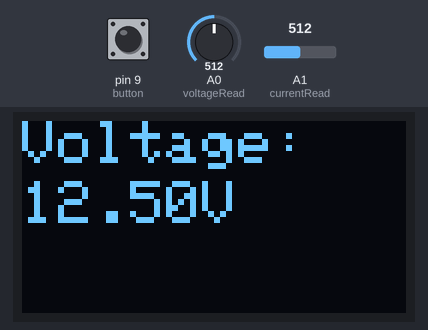
Bench run of a sketch on a simulated Arduino Uno, built with avr-gcc and run on an emulated ATmega328P. On the bench: 128×64 one-colour display. The inputs (shaded band) are chosen by the test bench; at power-on: pin 9 (button) HIGH, A0 (voltageRead) = 512, A1 (currentRead) = 512. What the sketch prints to the serial monitor is not drawn.

Above: at 4.2 s.
4.3 s: pin 9 (button) pulled LOW for 3.2 s
At 8.0 s:
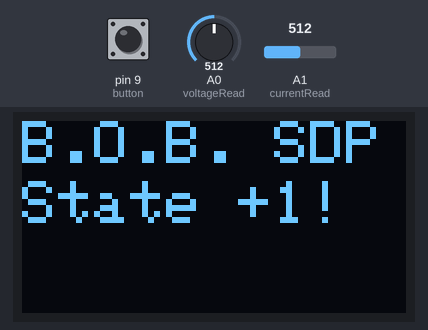
9.7 s: A0 (voltageRead) set to 306
At 11.7 s:
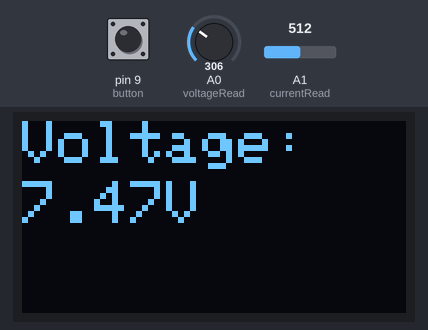
12.2 s: A0 (voltageRead) set to 511
At 13.6 s:
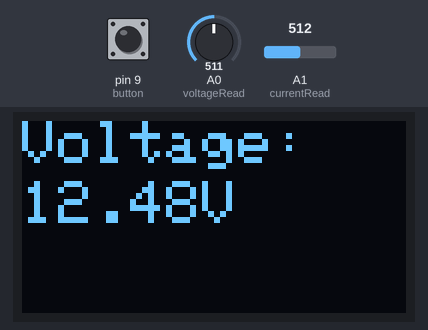
14.6 s: A1 (currentRead) set to 716
17.8 s: pin 9 (button) pulled LOW for 1 s
At 19.2 s:
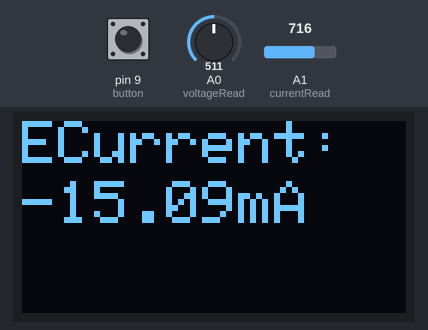
20.3 s: A1 (currentRead) set to 306
At 22.2 s:
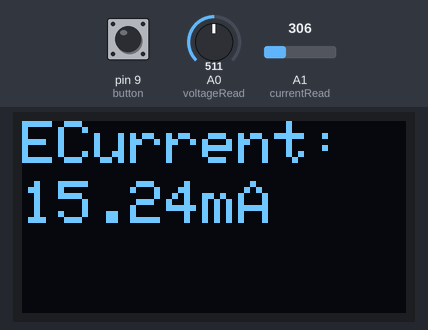
Timing chart, 0 to 23.7 s (numbered marks = the images above; inputs shaded):
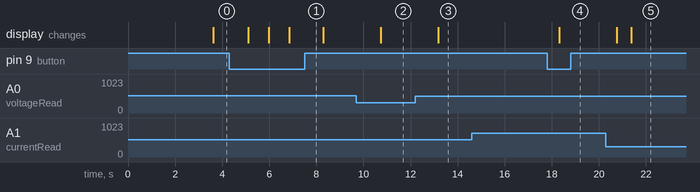

Measured:
- after the input at 4.3 s, the display: first changes after 0.80 s (image 1 shows a later state)
- after the input at 9.7 s, the display: changes after 1.0 s (image 2)
- after the input at 12.2 s, the display: changes after 0.97 s (image 3)
- after the input at 14.6 s, every drawn part: stays the same
- after the input at 17.8 s, the display: changes after 0.51 s (image 4)
- after the input at 20.3 s, the display: first changes after 0.46 s (image 5 shows a later state)

The sketch:

Current_Voltage_Sensor.ino
```cpp
// Current Voltage Sensor with OLED
// Code by Christopher Lai
// LAST UPDATED: 5/11/2022

#include <SPI.h>
#include <Wire.h>
#include <Adafruit_GFX.h>
#include <Adafruit_SSD1306.h>

#define SCREEN_WIDTH 128 // OLED display width, in pixels
#define SCREEN_HEIGHT 64 // OLED display height, in pixels

// Declaration for an SSD1306 display connected to I2C (SDA, SCL pins)
#define OLED_RESET     -1 // Reset pin # (or -1 if sharing Arduino reset pin)
Adafruit_SSD1306 display(SCREEN_WIDTH, SCREEN_HEIGHT, &Wire, OLED_RESET);

const int voltageRead = A0;
const int currentRead = A1;

const int LED = 3;
const int button = 9;

int settingstate = 0;

float vOUT = 0.0;
float vIN = 0.0;
float R1 = 30000.0;
float R2 = 7500.0;
int value = 0;

unsigned int x=0;
float AcsValue=0.0, Samples=0.0, AvgAcs=0.0, AcsValueF=0.0;

void setup() {
  Serial.begin(9600);
  // SSD1306_SWITCHCAPVCC = generate display voltage from 3.3V internally
  if(!display.begin(SSD1306_SWITCHCAPVCC, 0x3C)) {
    Serial.println(F("SSD1306 allocation failed"));
    for(;;); // Don't proceed, loop forever
  }

  // Button input
  pinMode(button, INPUT_PULLUP);
  pinMode(LED, INPUT_PULLUP);

  // Initialize Code
  display.clearDisplay();
  display.setRotation(0);
  display.setTextSize(2);             // Normal 1:1 pixel scale
  display.setTextColor(WHITE);        // Draw white text
  display.setCursor(0,0);
  display.println("WELCOME");
  display.setCursor(0,20);
  display.println("ALEX PEREZ");
  display.setCursor(0,45);
  display.println("LOADING...");
  display.display();
  delay(3000);
}

void loop() {
  // Voltage Sensor Stuff
  value = analogRead(voltageRead);
  vOUT = (value * 5) / 1024.0;
  vIN = vOUT / (R2/(R1+R2));
  Serial.print("Voltage Input = ");
  Serial.println(vIN);

  // Current Sensor Stuff
  AcsValue=0.0;
  Samples=0.0;
  AvgAcs=0.0;
  AcsValueF=0.0;
  for (int x = 0; x < 150; x++){ //Get 150 samples
  AcsValue = analogRead(currentRead);     //Read current sensor values
  Samples = Samples + AcsValue;  //Add samples together
  delay (3); // let ADC settle before next sample 3ms
  }

  AvgAcs=Samples/150.0; //Taking Average of Samples
  AcsValueF = (2.5 - (AvgAcs * (5.0 / 1024.0)) )/0.066; // 0.026

  Serial.print("Theoretical Current Through Load (mA) = ");
  Serial.println(vIN/10000*100);

  Serial.print("Experimental Current Through Load (mA) = ");
  Serial.println(AcsValueF);//Print the read current on Serial monitor

  Serial.println("Button = " + String(digitalRead(button)));
  Serial.println("Button State = " + String(settingstate) + "\n");

  // Display Logic
  if(!digitalRead(button))
  {
    settingstate = settingstate + 1;
    Serial.println("SS Changed!");
    delay(250);
  }

  if (settingstate == 0)
  {
    voltDisp();
  }
  else if (settingstate == 1)
  {
    EcurrentDisp();
  }
  else if (settingstate == 2)
  {
    TcurrentDisp();
  }
  else if (settingstate == 3)
  {
    ledDisp();
  }
  else
  {
    settingstate = 0;
  }

  delay(50);
}

void voltDisp()
{
  // Display Voltage
  display.clearDisplay();
  display.setTextSize(2);
  display.setTextColor(WHITE);
  display.setCursor(0,0);
  display.println("Voltage:");
  display.setCursor(0,20);
  display.println(String(vIN) + "V");
  display.display();
}

void EcurrentDisp()
{
  // Display Experimental Current
  display.clearDisplay();
  display.setTextSize(2);
  display.setTextColor(WHITE);
  display.setCursor(0,0);
  display.println("ECurrent:");
  display.setCursor(0,20);
  display.println(String(AcsValueF) + "mA");
  display.display();
}

void TcurrentDisp()
{
  // Display Theoretical Current
  display.clearDisplay();
  display.setTextSize(2);
  display.setTextColor(WHITE);
  display.setCursor(0,0);
  display.println("TCurrent:");
  display.setCursor(0,20);
  display.println(String(vIN/10000*100) + "mA");
  display.display();
}

void ledDisp()
{
  // Display LED State
  display.clearDisplay();
  display.setTextSize(2);
  display.setTextColor(WHITE);
  display.setCursor(0,0);
  display.println("B.O.B. SDP");
  display.setCursor(0,20);
  // Serial.println("Extra State!");
  display.println("State +1!");
  display.display();
}
```
